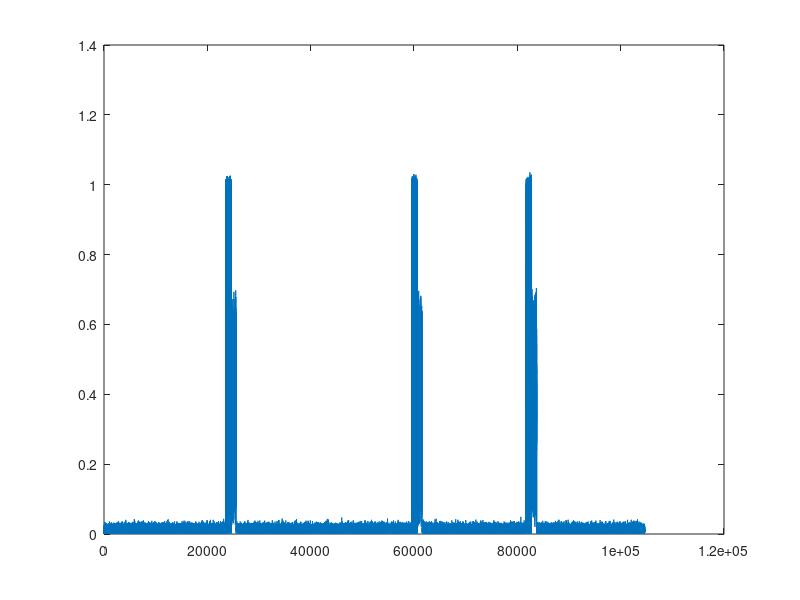
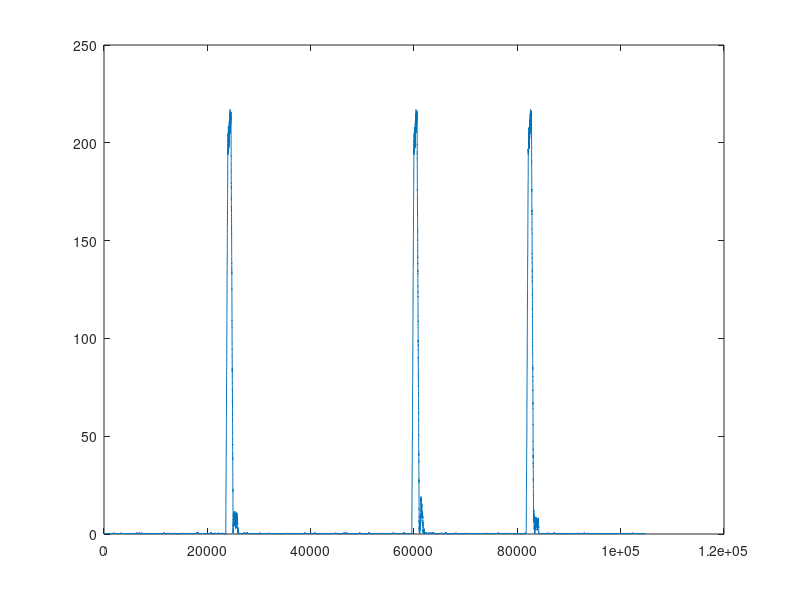

Here is the MATLAB script that generated these plots, in order:
%%idea 2
close all
rng('default');
rng(10);

bits   = (randi([0,1],1024,1));
signal=[zeros(randi([5000,25000]),1);bits; rand(1000,1)-.5+1i*(rand(1000,1)-.5);zeros(randi([5000,25000]),1)];
signal=[signal; zeros(randi([5000,25000]),1);bits;rand(1000,1)-.5+1i*(rand(1000,1)-.5);zeros(randi([5000,25000]),1)];
signal=[signal; zeros(randi([5000,25000]),1);bits;rand(1000,1)-.5+1i*(rand(1000,1)-.5);zeros(randi([5000,25000]),1)];
signal=awgn(signal,20,'measured');
plot(abs(signal))
figure

highestpower = 0;
signalfound = false;
detected = 1;
threshold = 60;

movingAvg = (abs(filter(ones(400,1),1,signal)));
plot(movingAvg)

for indx1 = 11:10:length(signal)
    power = mean(movingAvg(indx1-10:indx1));
    %power = mean(abs(20*log10(signal(indx1-10:indx1).^2)));
    %power = mean(abs((signal(indx1-10:indx1))));
    %avgPower = mean(abs(signal(indx1-50:indx1)));
    
    if power > threshold && ~signalfound 
        signalstart(detected) = indx1;
        signalfound = true;
        disp(['Signal ' num2str(detected) ' detected at sample ' num2str(indx1)])
    end
    if power < threshold && signalfound
        signalend(detected) = indx1;
        signalfound = false;
        detected = detected + 1;
    end
    if power > highestpower
        highestpower = power;
    end
end

%Assume 5% error in detecting signals
for indx2 = 1:1:length(signalstart)
    startErr(indx2) = floor(signalstart(indx2)*0.95);
    endErr(indx2) = floor(signalend(indx2)*1.05);
    disp(['Signal ' num2str(indx2) ' approximately between sample ' num2str(startErr(indx2)) ' and ' num2str(endErr(indx2))])
end